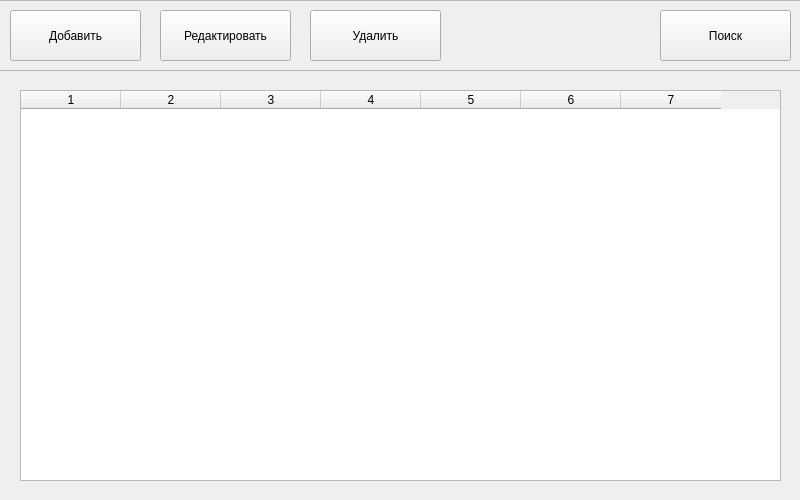
<?xml version="1.0" encoding="UTF-8"?>
<ui version="4.0">
 <class>MainView</class>
 <widget class="QWidget" name="MainView">
  <property name="geometry">
   <rect>
    <x>0</x>
    <y>0</y>
    <width>800</width>
    <height>500</height>
   </rect>
  </property>
  <property name="sizePolicy">
   <sizepolicy hsizetype="Expanding" vsizetype="Preferred">
    <horstretch>0</horstretch>
    <verstretch>0</verstretch>
   </sizepolicy>
  </property>
  <property name="windowTitle">
   <string>Form</string>
  </property>
  <widget class="QWidget" name="verticalLayoutWidget">
   <property name="geometry">
    <rect>
     <x>0</x>
     <y>80</y>
     <width>801</width>
     <height>421</height>
    </rect>
   </property>
   <layout class="QVBoxLayout" name="verticalLayout">
    <property name="spacing">
     <number>8</number>
    </property>
    <property name="leftMargin">
     <number>20</number>
    </property>
    <property name="topMargin">
     <number>10</number>
    </property>
    <property name="rightMargin">
     <number>20</number>
    </property>
    <property name="bottomMargin">
     <number>20</number>
    </property>
    <item>
     <widget class="QTableWidget" name="list">
      <property name="sizePolicy">
       <sizepolicy hsizetype="Expanding" vsizetype="Expanding">
        <horstretch>0</horstretch>
        <verstretch>0</verstretch>
       </sizepolicy>
      </property>
      <property name="editTriggers">
       <set>QAbstractItemView::NoEditTriggers</set>
      </property>
      <property name="selectionMode">
       <enum>QAbstractItemView::SingleSelection</enum>
      </property>
      <property name="selectionBehavior">
       <enum>QAbstractItemView::SelectRows</enum>
      </property>
      <property name="columnCount">
       <number>7</number>
      </property>
      <column/>
      <column/>
      <column/>
      <column/>
      <column/>
      <column/>
      <column/>
     </widget>
    </item>
   </layout>
  </widget>
  <widget class="QFrame" name="frame">
   <property name="geometry">
    <rect>
     <x>-10</x>
     <y>0</y>
     <width>811</width>
     <height>71</height>
    </rect>
   </property>
   <property name="frameShape">
    <enum>QFrame::StyledPanel</enum>
   </property>
   <property name="frameShadow">
    <enum>QFrame::Raised</enum>
   </property>
   <widget class="QToolButton" name="buttonAdd">
    <property name="geometry">
     <rect>
      <x>20</x>
      <y>10</y>
      <width>131</width>
      <height>51</height>
     </rect>
    </property>
    <property name="text">
     <string>Добавить</string>
    </property>
    <property name="toolButtonStyle">
     <enum>Qt::ToolButtonTextOnly</enum>
    </property>
    <property name="autoRaise">
     <bool>false</bool>
    </property>
   </widget>
   <widget class="QToolButton" name="buttonFind">
    <property name="geometry">
     <rect>
      <x>670</x>
      <y>10</y>
      <width>131</width>
      <height>51</height>
     </rect>
    </property>
    <property name="text">
     <string>Поиск</string>
    </property>
   </widget>
   <widget class="QToolButton" name="buttonEdit">
    <property name="geometry">
     <rect>
      <x>170</x>
      <y>10</y>
      <width>131</width>
      <height>51</height>
     </rect>
    </property>
    <property name="text">
     <string>Редактировать</string>
    </property>
   </widget>
   <widget class="QToolButton" name="buttonDelete">
    <property name="geometry">
     <rect>
      <x>320</x>
      <y>10</y>
      <width>131</width>
      <height>51</height>
     </rect>
    </property>
    <property name="text">
     <string>Удалить</string>
    </property>
   </widget>
  </widget>
 </widget>
 <resources/>
 <connections/>
</ui>
